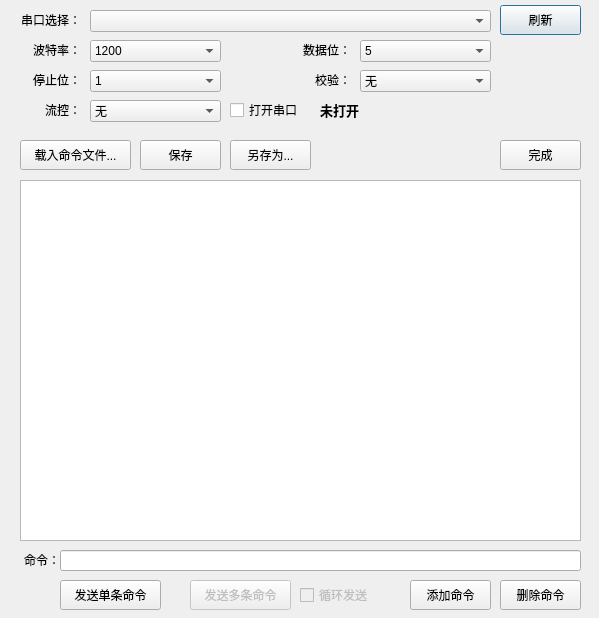
<?xml version="1.0" encoding="UTF-8"?>
<ui version="4.0">
 <class>SerialTestDialog</class>
 <widget class="QDialog" name="SerialTestDialog">
  <property name="geometry">
   <rect>
    <x>0</x>
    <y>0</y>
    <width>599</width>
    <height>618</height>
   </rect>
  </property>
  <property name="windowTitle">
   <string>串口测试 [默认命令]</string>
  </property>
  <widget class="QLabel" name="label_1">
   <property name="geometry">
    <rect>
     <x>10</x>
     <y>10</y>
     <width>71</width>
     <height>20</height>
    </rect>
   </property>
   <property name="text">
    <string>串口选择：</string>
   </property>
   <property name="alignment">
    <set>Qt::AlignmentFlag::AlignRight|Qt::AlignmentFlag::AlignTrailing|Qt::AlignmentFlag::AlignVCenter</set>
   </property>
  </widget>
  <widget class="QComboBox" name="comboBox">
   <property name="geometry">
    <rect>
     <x>90</x>
     <y>10</y>
     <width>401</width>
     <height>22</height>
    </rect>
   </property>
  </widget>
  <widget class="QPushButton" name="pushButton">
   <property name="geometry">
    <rect>
     <x>500</x>
     <y>5</y>
     <width>81</width>
     <height>30</height>
    </rect>
   </property>
   <property name="cursor">
    <cursorShape>PointingHandCursor</cursorShape>
   </property>
   <property name="text">
    <string>刷新</string>
   </property>
  </widget>
  <widget class="QTableView" name="tableView">
   <property name="geometry">
    <rect>
     <x>20</x>
     <y>180</y>
     <width>561</width>
     <height>361</height>
    </rect>
   </property>
   <property name="focusPolicy">
    <enum>Qt::FocusPolicy::NoFocus</enum>
   </property>
   <property name="selectionMode">
    <enum>QAbstractItemView::SelectionMode::SingleSelection</enum>
   </property>
   <attribute name="horizontalHeaderHighlightSections">
    <bool>false</bool>
   </attribute>
   <attribute name="verticalHeaderVisible">
    <bool>false</bool>
   </attribute>
   <attribute name="verticalHeaderHighlightSections">
    <bool>true</bool>
   </attribute>
  </widget>
  <widget class="QPushButton" name="pushButtonLoad">
   <property name="geometry">
    <rect>
     <x>20</x>
     <y>140</y>
     <width>111</width>
     <height>30</height>
    </rect>
   </property>
   <property name="cursor">
    <cursorShape>PointingHandCursor</cursorShape>
   </property>
   <property name="text">
    <string>载入命令文件...</string>
   </property>
  </widget>
  <widget class="QPushButton" name="pushButtonSave">
   <property name="geometry">
    <rect>
     <x>140</x>
     <y>140</y>
     <width>81</width>
     <height>30</height>
    </rect>
   </property>
   <property name="cursor">
    <cursorShape>PointingHandCursor</cursorShape>
   </property>
   <property name="text">
    <string>保存</string>
   </property>
  </widget>
  <widget class="QPushButton" name="pushButtonSaveAs">
   <property name="geometry">
    <rect>
     <x>230</x>
     <y>140</y>
     <width>81</width>
     <height>30</height>
    </rect>
   </property>
   <property name="cursor">
    <cursorShape>PointingHandCursor</cursorShape>
   </property>
   <property name="text">
    <string>另存为...</string>
   </property>
  </widget>
  <widget class="QPushButton" name="pushButtonHide">
   <property name="geometry">
    <rect>
     <x>500</x>
     <y>140</y>
     <width>81</width>
     <height>30</height>
    </rect>
   </property>
   <property name="cursor">
    <cursorShape>PointingHandCursor</cursorShape>
   </property>
   <property name="text">
    <string>完成</string>
   </property>
  </widget>
  <widget class="QLabel" name="label_2">
   <property name="geometry">
    <rect>
     <x>20</x>
     <y>40</y>
     <width>61</width>
     <height>20</height>
    </rect>
   </property>
   <property name="text">
    <string>波特率：</string>
   </property>
   <property name="alignment">
    <set>Qt::AlignmentFlag::AlignRight|Qt::AlignmentFlag::AlignTrailing|Qt::AlignmentFlag::AlignVCenter</set>
   </property>
  </widget>
  <widget class="QLabel" name="label_3">
   <property name="geometry">
    <rect>
     <x>20</x>
     <y>70</y>
     <width>61</width>
     <height>20</height>
    </rect>
   </property>
   <property name="text">
    <string>停止位：</string>
   </property>
   <property name="alignment">
    <set>Qt::AlignmentFlag::AlignRight|Qt::AlignmentFlag::AlignTrailing|Qt::AlignmentFlag::AlignVCenter</set>
   </property>
  </widget>
  <widget class="QComboBox" name="comboBoxBaud">
   <property name="geometry">
    <rect>
     <x>90</x>
     <y>40</y>
     <width>131</width>
     <height>22</height>
    </rect>
   </property>
   <item>
    <property name="text">
     <string>1200</string>
    </property>
   </item>
   <item>
    <property name="text">
     <string>2400</string>
    </property>
   </item>
   <item>
    <property name="text">
     <string>4800</string>
    </property>
   </item>
   <item>
    <property name="text">
     <string>9600</string>
    </property>
   </item>
   <item>
    <property name="text">
     <string>19200</string>
    </property>
   </item>
   <item>
    <property name="text">
     <string>38400</string>
    </property>
   </item>
   <item>
    <property name="text">
     <string>57600</string>
    </property>
   </item>
   <item>
    <property name="text">
     <string>115200</string>
    </property>
   </item>
   <item>
    <property name="text">
     <string>128000</string>
    </property>
   </item>
   <item>
    <property name="text">
     <string>230400</string>
    </property>
   </item>
   <item>
    <property name="text">
     <string>256000</string>
    </property>
   </item>
   <item>
    <property name="text">
     <string>460800</string>
    </property>
   </item>
   <item>
    <property name="text">
     <string>500000</string>
    </property>
   </item>
   <item>
    <property name="text">
     <string>512000</string>
    </property>
   </item>
   <item>
    <property name="text">
     <string>600000</string>
    </property>
   </item>
   <item>
    <property name="text">
     <string>750000</string>
    </property>
   </item>
   <item>
    <property name="text">
     <string>921600</string>
    </property>
   </item>
   <item>
    <property name="text">
     <string>1000000</string>
    </property>
   </item>
   <item>
    <property name="text">
     <string>1500000</string>
    </property>
   </item>
   <item>
    <property name="text">
     <string>2000000</string>
    </property>
   </item>
  </widget>
  <widget class="QComboBox" name="comboBoxData">
   <property name="geometry">
    <rect>
     <x>360</x>
     <y>40</y>
     <width>131</width>
     <height>22</height>
    </rect>
   </property>
   <item>
    <property name="text">
     <string>5</string>
    </property>
   </item>
   <item>
    <property name="text">
     <string>6</string>
    </property>
   </item>
   <item>
    <property name="text">
     <string>7</string>
    </property>
   </item>
   <item>
    <property name="text">
     <string>8</string>
    </property>
   </item>
  </widget>
  <widget class="QLabel" name="label_4">
   <property name="geometry">
    <rect>
     <x>290</x>
     <y>40</y>
     <width>61</width>
     <height>20</height>
    </rect>
   </property>
   <property name="text">
    <string>数据位：</string>
   </property>
   <property name="alignment">
    <set>Qt::AlignmentFlag::AlignRight|Qt::AlignmentFlag::AlignTrailing|Qt::AlignmentFlag::AlignVCenter</set>
   </property>
  </widget>
  <widget class="QComboBox" name="comboBoxStop">
   <property name="geometry">
    <rect>
     <x>90</x>
     <y>70</y>
     <width>131</width>
     <height>22</height>
    </rect>
   </property>
   <item>
    <property name="text">
     <string>1</string>
    </property>
   </item>
   <item>
    <property name="text">
     <string>1.5</string>
    </property>
   </item>
   <item>
    <property name="text">
     <string>2</string>
    </property>
   </item>
  </widget>
  <widget class="QComboBox" name="comboBoxParity">
   <property name="geometry">
    <rect>
     <x>360</x>
     <y>70</y>
     <width>131</width>
     <height>22</height>
    </rect>
   </property>
   <item>
    <property name="text">
     <string>无</string>
    </property>
   </item>
   <item>
    <property name="text">
     <string>偶校验</string>
    </property>
   </item>
   <item>
    <property name="text">
     <string>奇校验</string>
    </property>
   </item>
   <item>
    <property name="text">
     <string>空校验</string>
    </property>
   </item>
   <item>
    <property name="text">
     <string>掩码</string>
    </property>
   </item>
  </widget>
  <widget class="QLabel" name="label_5">
   <property name="geometry">
    <rect>
     <x>290</x>
     <y>70</y>
     <width>61</width>
     <height>20</height>
    </rect>
   </property>
   <property name="text">
    <string>校验：</string>
   </property>
   <property name="alignment">
    <set>Qt::AlignmentFlag::AlignRight|Qt::AlignmentFlag::AlignTrailing|Qt::AlignmentFlag::AlignVCenter</set>
   </property>
  </widget>
  <widget class="QLabel" name="label_6">
   <property name="geometry">
    <rect>
     <x>9</x>
     <y>550</y>
     <width>51</width>
     <height>20</height>
    </rect>
   </property>
   <property name="text">
    <string>命令：</string>
   </property>
   <property name="alignment">
    <set>Qt::AlignmentFlag::AlignRight|Qt::AlignmentFlag::AlignTrailing|Qt::AlignmentFlag::AlignVCenter</set>
   </property>
  </widget>
  <widget class="QLineEdit" name="lineEditCommand">
   <property name="geometry">
    <rect>
     <x>60</x>
     <y>550</y>
     <width>521</width>
     <height>21</height>
    </rect>
   </property>
  </widget>
  <widget class="QPushButton" name="pushButtonNew">
   <property name="geometry">
    <rect>
     <x>410</x>
     <y>580</y>
     <width>81</width>
     <height>30</height>
    </rect>
   </property>
   <property name="cursor">
    <cursorShape>PointingHandCursor</cursorShape>
   </property>
   <property name="text">
    <string>添加命令</string>
   </property>
  </widget>
  <widget class="QPushButton" name="pushButtonDel">
   <property name="geometry">
    <rect>
     <x>500</x>
     <y>580</y>
     <width>81</width>
     <height>30</height>
    </rect>
   </property>
   <property name="cursor">
    <cursorShape>PointingHandCursor</cursorShape>
   </property>
   <property name="text">
    <string>删除命令</string>
   </property>
  </widget>
  <widget class="QPushButton" name="pushButtonSend">
   <property name="geometry">
    <rect>
     <x>60</x>
     <y>580</y>
     <width>101</width>
     <height>30</height>
    </rect>
   </property>
   <property name="cursor">
    <cursorShape>PointingHandCursor</cursorShape>
   </property>
   <property name="text">
    <string>发送单条命令</string>
   </property>
  </widget>
  <widget class="QPushButton" name="pushButtonSendAll">
   <property name="enabled">
    <bool>false</bool>
   </property>
   <property name="geometry">
    <rect>
     <x>190</x>
     <y>580</y>
     <width>101</width>
     <height>30</height>
    </rect>
   </property>
   <property name="cursor">
    <cursorShape>PointingHandCursor</cursorShape>
   </property>
   <property name="text">
    <string>发送多条命令</string>
   </property>
  </widget>
  <widget class="QCheckBox" name="checkBoxLoop">
   <property name="enabled">
    <bool>false</bool>
   </property>
   <property name="geometry">
    <rect>
     <x>300</x>
     <y>580</y>
     <width>80</width>
     <height>30</height>
    </rect>
   </property>
   <property name="text">
    <string>循环发送</string>
   </property>
  </widget>
  <widget class="QLabel" name="label_7">
   <property name="geometry">
    <rect>
     <x>20</x>
     <y>100</y>
     <width>61</width>
     <height>20</height>
    </rect>
   </property>
   <property name="text">
    <string>流控：</string>
   </property>
   <property name="alignment">
    <set>Qt::AlignmentFlag::AlignRight|Qt::AlignmentFlag::AlignTrailing|Qt::AlignmentFlag::AlignVCenter</set>
   </property>
  </widget>
  <widget class="QComboBox" name="comboBoxFlow">
   <property name="geometry">
    <rect>
     <x>90</x>
     <y>100</y>
     <width>131</width>
     <height>22</height>
    </rect>
   </property>
   <item>
    <property name="text">
     <string>无</string>
    </property>
   </item>
   <item>
    <property name="text">
     <string>硬件</string>
    </property>
   </item>
   <item>
    <property name="text">
     <string>软件</string>
    </property>
   </item>
  </widget>
  <widget class="QCheckBox" name="checkBox">
   <property name="geometry">
    <rect>
     <x>230</x>
     <y>100</y>
     <width>80</width>
     <height>20</height>
    </rect>
   </property>
   <property name="cursor">
    <cursorShape>PointingHandCursor</cursorShape>
   </property>
   <property name="text">
    <string>打开串口</string>
   </property>
  </widget>
  <widget class="QLabel" name="labelStatus">
   <property name="geometry">
    <rect>
     <x>320</x>
     <y>100</y>
     <width>171</width>
     <height>20</height>
    </rect>
   </property>
   <property name="font">
    <font>
     <pointsize>10</pointsize>
     <bold>true</bold>
    </font>
   </property>
   <property name="text">
    <string>未打开</string>
   </property>
   <property name="alignment">
    <set>Qt::AlignmentFlag::AlignLeading|Qt::AlignmentFlag::AlignLeft|Qt::AlignmentFlag::AlignVCenter</set>
   </property>
  </widget>
 </widget>
 <resources/>
 <connections/>
</ui>
